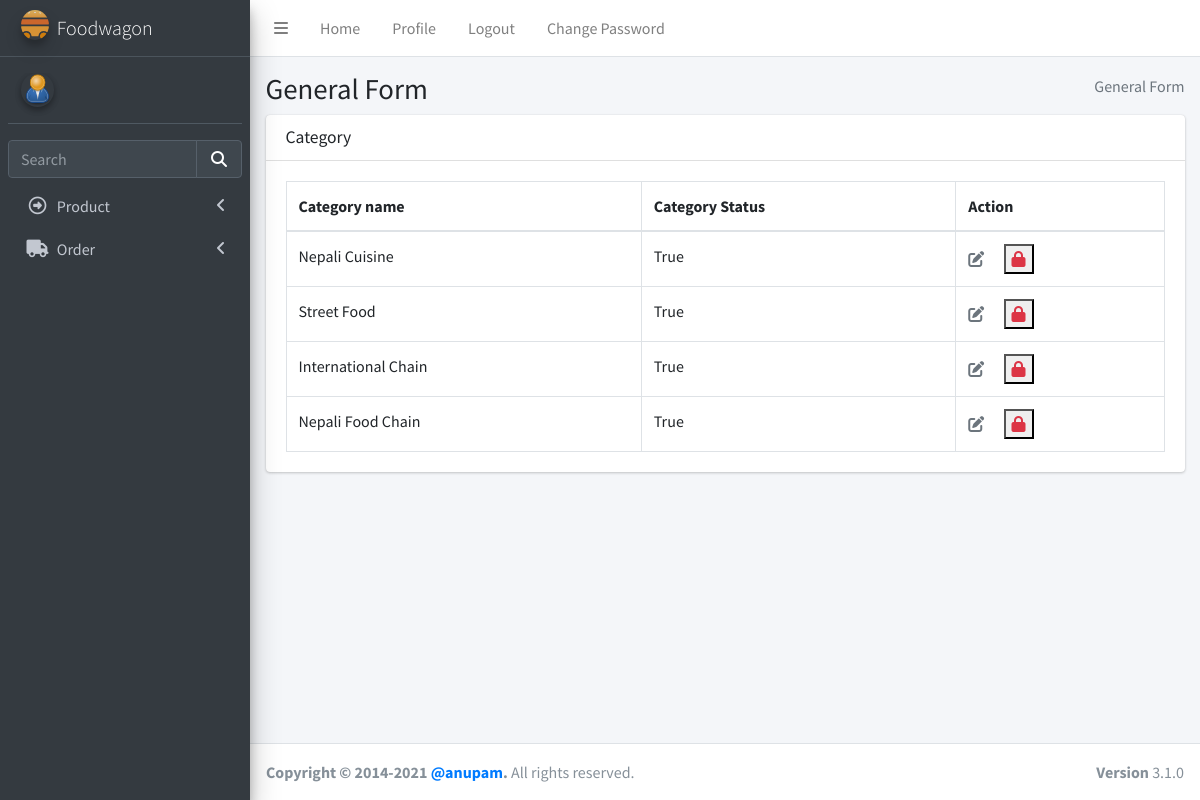
/product/viewcategory/, run on the app's committed database.
### product/models.py (models this page shows, shortened)
class Categories(models.Model):
    name = models.CharField(max_length=100, default="street food", unique=True)
    status = models.BooleanField(default=True)

### product/views.py (the view)
# urls.py: path("viewcategory/", views.category_view.as_view(), name="viewcategory"),
class category_view(TemplateView):
    template_name = "admin/viewcategory.html"
    def get(self, request):
        category = Categories.objects.all()
        return render(request, self.template_name, {"category": category})

### templates/admin/viewcategory.html (shortened to what this page needs)
{%extends "admin/base.html" %} {% load static %}
{% block csspart %}
<link rel="stylesheet" href="{% static 'plugins/fontawesome-free/css/all.min.css' %}">
<link rel="stylesheet" href="{% static 'plugins/datatables-bs4/css/dataTables.bootstrap4.min.css' %}">
<link rel="stylesheet" href="{% static 'plugins/datatables-responsive/css/responsive.bootstrap4.min.css' %}">
<link rel="stylesheet" href="{% static 'dist/css/adminlte.min.css' %}">
</head>
{% endblock csspart %}
{%block bodycontent%}
<body class="hold-transition sidebar-mini">
    <div class="wrapper">
        <div class="content-wrapper">
            <section class="content-header">
                <div class="container-fluid">
                    <div class="row mb-2">
                        <div class="col-sm-6">
                            <h1>General Form</h1>
                        </div>
                        <div class="col-sm-6">
                            <ol class="breadcrumb float-sm-right">
                                <li class="breadcrumb-item active">General Form</li>
                            </ol>
                        </div>
                    </div>
                </div>
                <section class="content">
                    <div class="container-fluid">
                        <div class="row">
                            <div class="col-12">
                                <div class="card">
                                    <div class="card-header">
                                        <h3 class="card-title">Category</h3>
                                    </div>
                                    <div class="card-body">
                                        <table id="example2" class="table table-bordered table-hover">
                                            <thead>
                                                <tr>
                                                    <th>Category name</th>
                                                    <th>Category Status</th>
                                                    <th>Action</th>
                                                </tr>
                                            </thead>
                                            <tbody>
                                                {% for categories in category %}
                                                <tr>
                                                    <td>{{categories.name}}</td>
                                                    <td>{{categories.status}}</td>
                                                    <td>
                                                        <a class="mr-3 text-muted"
                                                            href="{% url 'product:updatecategory' categories.id %}"
                                                            title="Edit"><i class="fas fa-edit"></i></a>
                                                        <form action="{% url 'product:deletecategory' categories.id %}"
                                                            method="POST" class=d-inline>
                                                            {%if categories.status %}
                                                            <button type="submit"><i
                                                                    class="fas fa-lock text-danger"></i></button>
                                                            {%else%}
                                                            <button type="submit"><i
                                                                    class="fas fa-lock-open text-danger"></i></button>
                                                            {%endif%}
                                                        </form>
                                                    </td>
                                                </tr>
                                                {% endfor %}
                                            </tbody>
                                        </table>
                                    </div>
                                </div>
                            </div>
                        </div>
                    </div>
                </section>
        </div>
        {%endblock bodycontent%}

### data on the page
Categories: name "Nepali Cuisine", status "True"
Categories: name "Street Food", status "True"
Categories: name "International Chain", status "True"
Categories: name "Nepali Food Chain", status "True"
